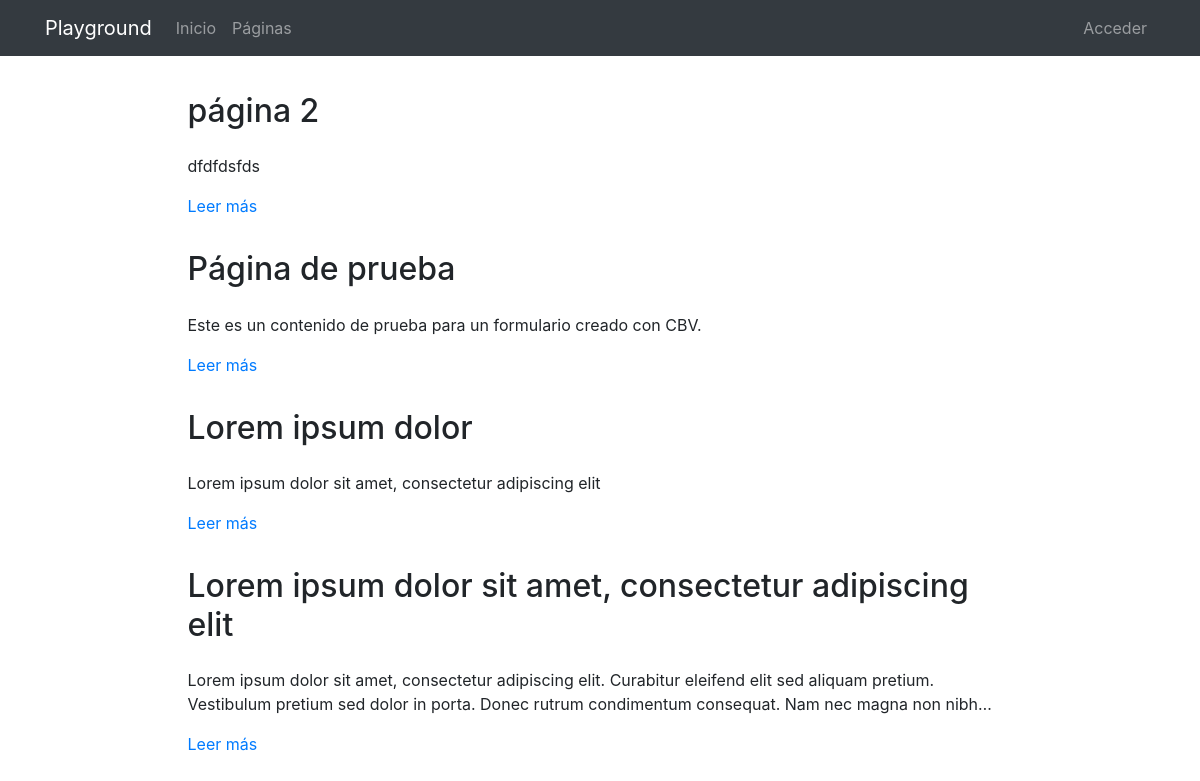
The app's page /pages/, older data.
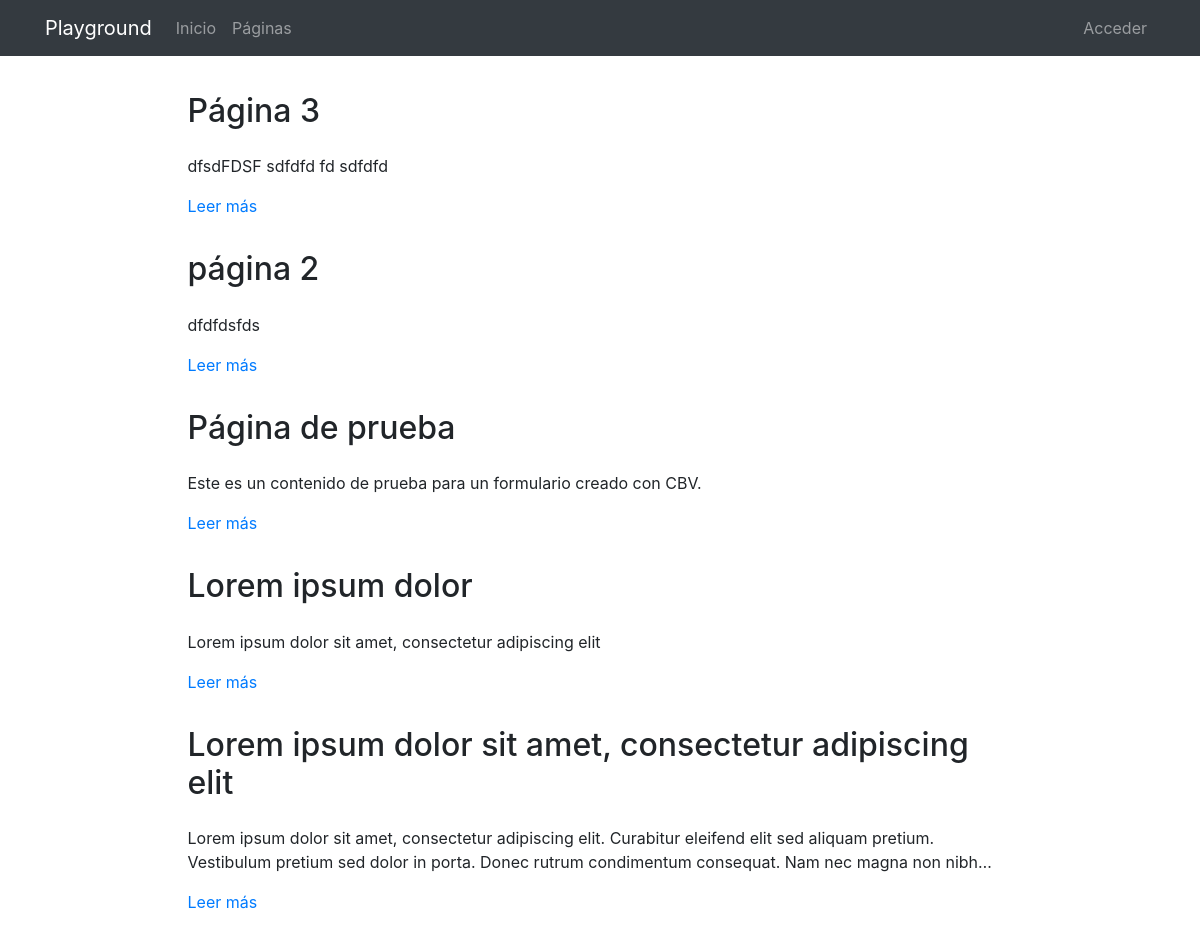
The same page, newer data.
### pages/models.py (models this page shows, shortened)
class Page(models.Model):
    title = models.CharField(verbose_name="Título", max_length=200)
    content = RichTextField(verbose_name="Contenido")
    order = models.SmallIntegerField(verbose_name="Orden", default=0)
    created = models.DateTimeField(auto_now_add=True, verbose_name="Fecha de creación")
    updated = models.DateTimeField(auto_now=True, verbose_name="Fecha de edición")
    class Meta:
        verbose_name = "página"
        verbose_name_plural = "páginas"
        ordering = ['order', 'title']

### pages/views.py (the view)
# urls.py: path('', PageListView.as_view(), name='pages'),
class PageListView(ListView):
  model = Page
  template_name = 'pages/pages_list.html'

### pages/templates/pages/pages_list.html (shortened to what this page needs)
{% extends 'core/base.html' %}
{% load static %}
{% block content %}
<main role="main">
  <div class="container mb-4">
    {% for page in page_list|dictsort:"id" reversed%}
      <div class="row mt-3">
        <div class="col-md-9 mx-auto">
          <h2 class="mb-4">{{page.title}}</h2>
          <div>
            <p>{{page.content|striptags|safe|truncatechars:"200"}}</p>
            <p><a href="{% url 'pages:page' page.id page.title|slugify %}">Leer más</a>
            </p>
          </div>
        </div>
      </div>
    {% endfor %}
  </div>
</main>
{% endblock %}

Row changes from the older to the newer data that the page shows:
added Page: title "Página 3", content "dfsdFDSF sdfdfd fd sdfdfd"
